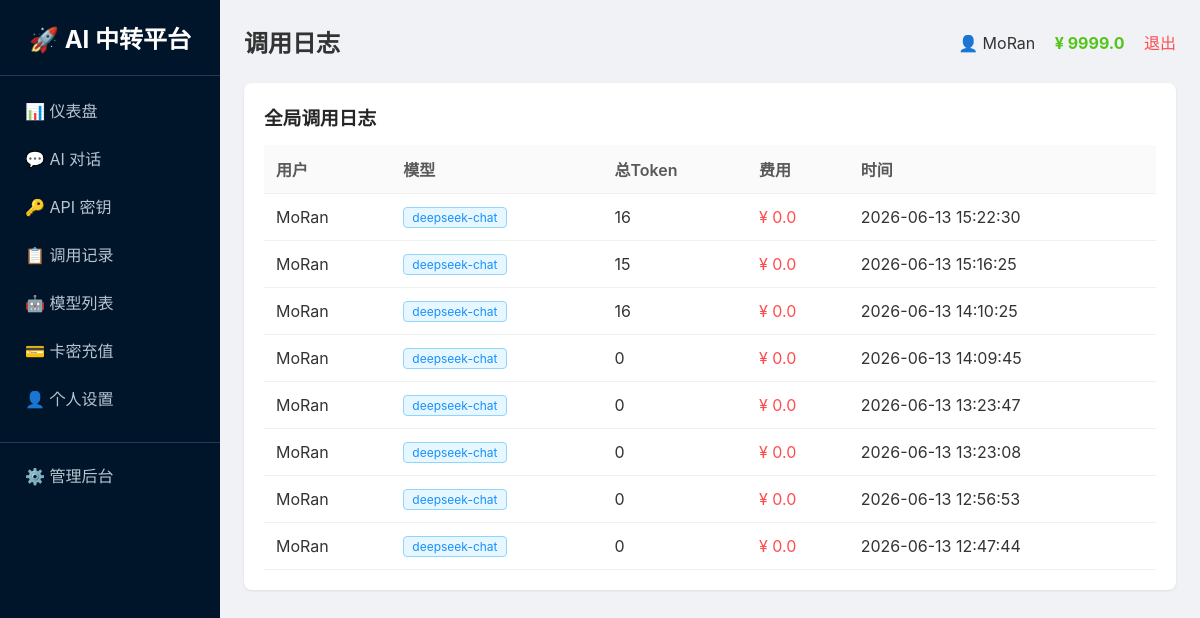
The page /admin/logs (signed in) on the database its author committed.
### tables this page shows
CREATE TABLE users
                 (id INTEGER PRIMARY KEY AUTOINCREMENT,
                  username TEXT UNIQUE NOT NULL,
                  password TEXT NOT NULL,
                  balance REAL DEFAULT 0,
                  is_admin INTEGER DEFAULT 0,
                  status INTEGER DEFAULT 1,
                  created_at TEXT);

CREATE TABLE logs
                 (id INTEGER PRIMARY KEY AUTOINCREMENT,
                  user_id INTEGER,
                  model TEXT,
                  prompt_tokens INTEGER DEFAULT 0,
                  completion_tokens INTEGER DEFAULT 0,
                  cost REAL DEFAULT 0,
                  created_at TEXT);

### app.py (the view)
@app.route('/admin/logs')
@login_required
@admin_required
def admin_logs():
    user = get_user()
    conn = get_db()
    if USE_POSTGRES:
        logs = fetch_all(conn, """
            SELECT logs.*, users.username
            FROM logs LEFT JOIN users ON logs.user_id = users.id
            ORDER BY logs.id DESC LIMIT 100
        """)
    else:
        logs = fetch_all(conn, """
            SELECT logs.*, users.username
            FROM logs LEFT JOIN users ON logs.user_id = users.id
            ORDER BY logs.id DESC LIMIT 100
        """)
    conn.close()
    return render_template('admin_logs.html',
                           page_title='调用日志',
                           user=user,
                           menu_items=MENU_ITEMS,
                           active_menu='admin',
                           logs=logs)

### app.py (called while the page is built)
def get_db():
    if USE_POSTGRES:
        if not PSYCOPG2_AVAILABLE:
            raise RuntimeError("PostgreSQL 数据库需要 psycopg2 库，请安装: pip install psycopg2-binary")
        conn = psycopg2.connect(DATABASE_URL)
        conn.autocommit = False
        return conn
    else:
        import sqlite3
        db_path = os.environ.get('DATABASE_PATH', os.path.join(os.path.dirname(os.path.abspath(__file__)), 'platform.db'))
        conn = sqlite3.connect(db_path)
        conn.row_factory = sqlite3.Row
        return conn

def get_user():
    if 'user_id' not in session:
        return None
    conn = get_db()
    if USE_POSTGRES:
        cursor = conn.cursor(cursor_factory=RealDictCursor)
        cursor.execute("SELECT * FROM users WHERE id = %s", (session['user_id'],))
        user = cursor.fetchone()
        cursor.close()
    else:
        cursor = conn.cursor()
        cursor.execute("SELECT * FROM users WHERE id = ?", (session['user_id'],))
        row = cursor.fetchone()
        cursor.close()
        if row:
            columns = [desc[0] for desc in cursor.description]
            user = dict(zip(columns, row))
        else:
            user = None
    conn.close()
    return user

def login_required(f):
    @wraps(f)
    def decorated_function(*args, **kwargs):
        if 'user_id' not in session:
            return redirect('/login')
        return f(*args, **kwargs)
    return decorated_function

def admin_required(f):
    @wraps(f)
    def decorated_function(*args, **kwargs):
        if session.get('is_admin', 0) != 1:
            abort(403)
        return f(*args, **kwargs)
    return decorated_function

def fetch_all(conn, query, params=None):
    if USE_POSTGRES:
        cursor = conn.cursor(cursor_factory=RealDictCursor)
        cursor.execute(query, params or ())
        results = cursor.fetchall()
        cursor.close()
        return results
    else:
        cursor = conn.cursor()
        cursor.execute(query, params or ())
        rows = cursor.fetchall()
        columns = [desc[0] for desc in cursor.description]
        results = [dict(zip(columns, row)) for row in rows]
        cursor.close()
        return results

### templates/admin_logs.html (shortened to what this page needs)
{% extends "base.html" %}
{% block content %}
<div class="card">
    <h3>全局调用日志</h3>
    <table>
        <tr><th>用户</th><th>模型</th><th>总Token</th><th>费用</th><th>时间</th></tr>
        {% if logs %}
        {% for log in logs %}
        <tr>
            <td>{{ log.username or '未知' }}</td>
            <td><span class="tag tag-blue">{{ log.model }}</span></td>
            <td>{{ log.prompt_tokens + log.completion_tokens }}</td>
            <td style="color:#ff4d4f">¥ {{ log.cost|round(4) }}</td>
            <td>{{ log.created_at }}</td>
        </tr>
        {% endfor %}
        {% else %}
        <tr><td colspan="5" style="text-align:center;color:#8c8c8c;padding:30px">暂无记录</td></tr>
        {% endif %}
    </table>
</div>
{% endblock %}

### templates/base.html (shortened to what this page needs)
<!DOCTYPE html>
<html>
<head>
</head>
<body>
    <div class="layout">
        <div class="sidebar">
            <h2>🚀 AI 中转平台</h2>
            {% for key, name, url in menu_items %}
                <a href="{{ url }}" class="menu-item {{ 'active' if active_menu == key else '' }}">{{ name }}</a>
            {% endfor %}
            {% if user and user.is_admin %}
                <a href="/admin" class="menu-item" style="margin-top:20px;border-top:1px solid #1f3a5f;padding-top:20px">⚙️ 管理后台</a>
            {% endif %}
        </div>
        <div class="main">
            <div class="header">
                <h2>{{ page_title }}</h2>
                <div>
                    <span>👤 {{ user.username if user else '未登录' }}</span>
                <span style="margin-left:15px;color:#52c41a;font-weight:bold">¥ {{ (user.balance|round(2)) if user else 0 }}</span>
                    <a href="/logout" class="logout">退出</a>
                </div>
            </div>
            {% block content %}{% endblock %}
        </div>
    </div>
</body>
</html>

### templates/base.html (style rules this page uses)
* { margin:0;padding:0;box-sizing:border-box }
body { font-family:-apple-system,BlinkMacSystemFont,'Segoe UI',Roboto,sans-serif;background:#f0f2f5;min-height:100vh;color:#333 }
.layout { display:flex;min-height:100vh }
.sidebar { width:220px;background:#001529;color:white;padding:20px 0;flex-shrink:0 }
.sidebar h2 { text-align:center;padding:0 20px 20px;border-bottom:1px solid #1f3a5f;margin-bottom:10px }
.menu-item { display:block;padding:12px 25px;color:#b8c5d1;text-decoration:none;transition:all 0.2s }
.main { flex:1;padding:24px;overflow-y:auto }
.header { display:flex;justify-content:space-between;align-items:center;margin-bottom:24px }
.card { background:white;border-radius:8px;padding:20px;box-shadow:0 1px 3px rgba(0,0,0,0.08);margin-bottom:20px }
.card h3 { margin-bottom:15px;color:#262626 }
table { width:100%;border-collapse:collapse }
th,td { padding:12px;text-align:left;border-bottom:1px solid #f0f0f0 }
th { background:#fafafa;font-weight:600;color:#595959 }
.tag { display:inline-block;padding:2px 8px;border-radius:4px;font-size:12px }
.tag-blue { background:#e6f7ff;color:#1890ff;border:1px solid #91d5ff }
.logout { color:#ff4d4f;text-decoration:none;margin-left:15px }

### rows shown on the page
users: username "MoRan", balance "9999.0"
logs: username "MoRan", model "deepseek-chat", log.prompt_tokens+log.completion_tokens "16", cost "0.0", created_at "2026-06-13 15:22:30"
logs: username "MoRan", model "deepseek-chat", log.prompt_tokens+log.completion_tokens "15", cost "0.0", created_at "2026-06-13 15:16:25"
logs: username "MoRan", model "deepseek-chat", log.prompt_tokens+log.completion_tokens "16", cost "0.0", created_at "2026-06-13 14:10:25"
logs: username "MoRan", model "deepseek-chat", log.prompt_tokens+log.completion_tokens "0", cost "0.0", created_at "2026-06-13 14:09:45"
logs: username "MoRan", model "deepseek-chat", log.prompt_tokens+log.completion_tokens "0", cost "0.0", created_at "2026-06-13 13:23:47"
logs: username "MoRan", model "deepseek-chat", log.prompt_tokens+log.completion_tokens "0", cost "0.0", created_at "2026-06-13 13:23:08"
logs: username "MoRan", model "deepseek-chat", log.prompt_tokens+log.completion_tokens "0", cost "0.0", created_at "2026-06-13 12:56:53"
logs: username "MoRan", model "deepseek-chat", log.prompt_tokens+log.completion_tokens "0", cost "0.0", created_at "2026-06-13 12:47:44"

### other values the page prints
{{ name }} "📊 仪表盘" "💬 AI 对话" "🔑 API 密钥" "📋 调用记录" "🤖 模型列表" "💳 卡密充值" "👤 个人设置"
{{ page_title }} "调用日志"
